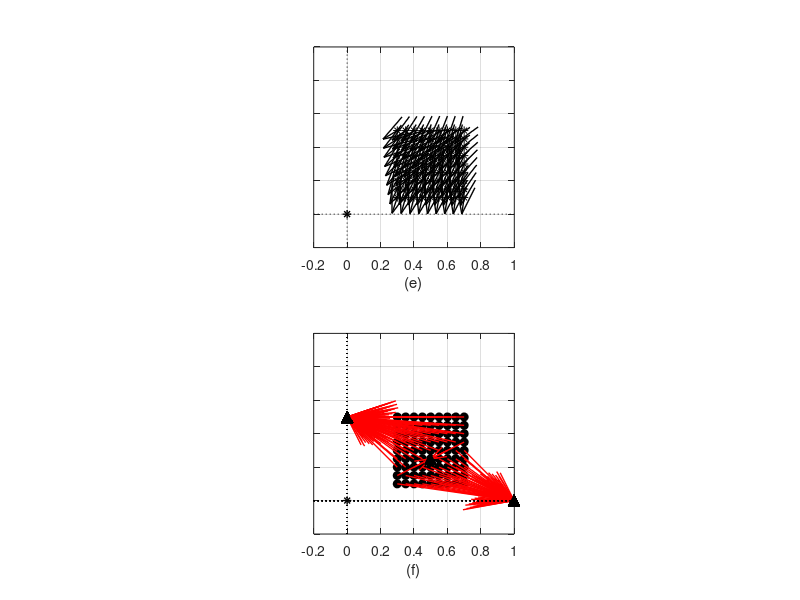

This figure's MATLAB source:
% Test approximation of l0 norm and plot objective function

close all
clear all

addpath C:\Users\dominiquef.MIRAGEOSCIENCE\Dropbox\Master\FUNC_LIB


%% Set up problem
lob = -0.2;
hib = 1;

xx = lob : 1e-2 : hib;
yy = lob : 1e-2 : hib;

[Y,X] = ndgrid(xx,yy);


G = [1 2];
d = [1];

GtG = G'*G;
[eivec,eival] = eig(GtG);

epsl = 0.001;%10.^(-5:0);
p = [1 0];
beta = [0.01];

% Vector gradient location
xvec = 0.3:0.05:0.7;
yvec = 0.1:0.05:0.5;

[Xvec,Yvec] = ndgrid(xvec,yvec);

xvec = Xvec(:);
yvec = Yvec(:);

mref = [0. 0.];
%% Function
l2_func = @(r,x) sum((sqrt(r) * x').^2);

mis_func = @(x) ( (G * x').^2 )' - 2 * x * G' * d + d'*d;

lp_func = @(x,pp,eps) sum(x'.^2./(x'.^2 + eps.^2).^(1-pp/2));

wt_func = @(x,pp,eps) (1./(x'.^2 + eps.^2).^(1-pp/2));

grad_l2 = @(x,W) W*x';

grad_regfunc = @(x,pp,eps) (x'./(x'.^2 + eps.^2).^(1-pp/2));

grad_objfunc = @(x,reg) ((G'*G + reg)* x') - kron(G' * d,ones(1,size(x,1))) ;

%% Misfit function
misfit = mis_func([X(:) Y(:)]);
misfit = reshape(misfit,size(X,1),size(X,2));

%% L2 solution
m_out = (G'*G + beta*eye(2))\(G'*d);
phid_l2 = norm(G * m_out - d);


%% Plot Base map
subplot(2,1,1);
% plot the origin for reference
plot([lob hib],[0 0],'k:');hold on;
plot([0 0],[lob hib],'k:');
plot(xvec,yvec,'k*','MarkerFaceColor','k');hold on;
% text(x_0(1)+0.05,y_0(1)+0.1,['[' num2str(x_0(1)) ' ; ' num2str(y_0(1)) ']'],...
%         'BackgroundColor','w','EdgeColor','k')
        
% plot(x_0(2),y_0(2),'ko','MarkerFaceColor','w');
% text(x_0(2)+0.05,y_0(2)+0.1,['[' num2str(x_0(2)) ' ; ' num2str(y_0(2)) ']'],...
%         'BackgroundColor','w','EdgeColor','k')
    
plot(0,0,'k*','LineWidth',1)

subplot(2,1,2);
% plot the origin for reference
plot([lob hib],[0 0],'k:');hold on;
plot([0 0],[lob hib],'k:');
plot(xvec,yvec,'ko','MarkerFaceColor','k');hold on;
% plot(x_0(2),y_0(2),'ko','MarkerFaceColor','w');
plot(0,0,'k*','LineWidth',1)
% plot( [lob hib]  ,[(y_0(1) - (x_0(1) - lob)*eivec(1,2)/eivec(1,1)) ...
% (y_0(1) - (x_0(1) - hib)*eivec(1,2)/eivec(1,1))] ,'r--');
% plot( [0 x_0(1)]  ,[0 y_0(1)],'k--','LineWidth',1);
    
for jj = 1 : length(xvec)
        
    x0 = xvec(jj);
    y0 = yvec(jj);
    
    R = spdiags(wt_func([x0,y0],0,epsl),0,2,2);

    scale = l2_func([1 0;0 1],[x0 y0])/l2_func(R,[x0 y0]);

    IRLS = l2_func(R,[X(:) Y(:)]);
    IRLS = reshape(IRLS,size(X,1),size(X,2))*scale;
      
subplot(2,1,1)
               
    UV = -grad_l2([Xvec(:) Yvec(:)],R);
    U = reshape(UV(1,:),size(Xvec,1),size(Xvec,2));
    V = reshape(UV(2,:),size(Xvec,1),size(Xvec,2));

    % Plot unit gradient at the starting model
    uv = -grad_l2([x0,y0],R); %uv*scale(1)
    uv = uv/norm(uv);
    
    if x0~=0 & y0~=0
    quiver(x0,y0,uv(1),uv(2),0.1,'LineWidth',1,'Color','k','MaxHeadSize',1);
    end
    
%     if jj == 1
%         
%         contour(xx,yy,IRLS,10,'LineColor','k','LineStyle','-'); hold on
% %         quiver(Xvec,Yvec,U,V,0.5,'Color','b','LineWidth',1,'LineStyle','-');
%         
%     else
% 
%         contour(xx,yy,IRLS,10,'LineColor','k','LineStyle','--'); hold on
% %         quiver(Xvec,Yvec,U,V,0.5,'Color','b','LineWidth',1,'LineStyle','--');
% 
%     end
    

    set(gca,'Ydir','normal')
    grid on
    axis square
    set(gca,'YTickLabel',[]);
    xlabel('(e)')

    % Iterate until convergence
    subplot(2,1,2)
    
    
    plot([lob hib],[0 0],'k:');
    plot([0 0],[lob hib],'k:');

    beta_in = beta;

    x_iter = x0;
    y_iter = y0;
    
    phi_out = l2_func([1 0;0 1],[x_iter y_iter]); 
    
    dm = 1;
    m_in = [x0;y0];
    ii = 1;
    while dm > 1e-4

        if ii ~=1
        beta_in = beta_in * (phid_l2 / norm(G*[x_iter;y_iter]-d+1e-4)+1e-4) ;
        end
        
        R = spdiags(wt_func([x_iter,y_iter],0,epsl),0,2,2);
        phi_in = l2_func(R,[x_iter,y_iter]);

        scale = phi_out/phi_in;

        IRLS = l2_func(R,[X(:) Y(:)]);
        IRLS = reshape(IRLS,size(X,1),size(X,2))*scale;

        reg_objfunc = misfit + beta_in*IRLS;

%         [yval,xval] = find(reg_objfunc==min(min(reg_objfunc))); 
        m_out = (G'*G + beta_in*scale*R)\(G'*d);
        x_iter = m_out(1);
        y_iter = m_out(2);

%         mis_func([x_iter y_iter])

        dm = norm(m_in - m_out);

        phi_out = scale * phi_in;

        m_in = m_out;
        ii = ii + 1;
    end

     mis_func([x_iter y_iter]);
     
%     plot(x_iter,y_iter,'k^','MarkerSize',8);
%     text(x0+0.05,y0+(-1)^jj*0.1,['\beta=' num2str(beta_in)],...
%             'BackgroundColor','w','EdgeColor','k')

%% FOR PLOTTING ONLY
    R = spdiags(wt_func([x_iter,y_iter],0,epsl*100),0,2,2);

    IRLS = l2_func(R,[X(:) Y(:)]);
    IRLS = reshape(IRLS,size(X,1),size(X,2))*scale;

%     if jj == 1
%         
%         contour(xx,yy,misfit + beta_in*10*IRLS,10,'LineColor','k','LineStyle','-'); hold on
% 
%     else
% 
%         contour(xx,yy,misfit + beta_in*10*IRLS,10,'LineColor','k','LineStyle','--'); hold on
% 
%     end
            

        quiver(x0,y0,[x_iter - x0],[y_iter - y0],1,'LineWidth',1,'Color','r','MaxHeadSize',0.25);
        plot(x_iter,y_iter,'k^','MarkerSize',8,'MarkerFaceColor','k');
%          text(x_iter+0.05,y_iter+0.1,['[' num2str(round(100*x_iter)/100) ' ; ' num2str(round(100*y_iter)/100) ']'],...
%         'BackgroundColor','w','EdgeColor','k')


    
end

grid on
axis square
set(gca,'YTickLabel',[]);
axis([lob hib lob hib])
xlabel('(f)')



